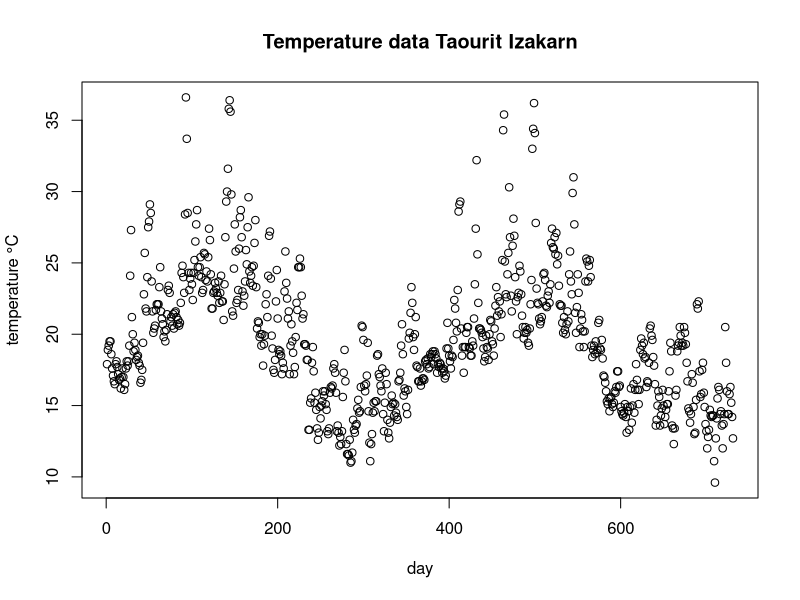

R code for this plot:
data <- read.csv("date_v_temp.csv")
y <- data$temp
x <- 1:length(y)

dev <- pdf("temp_plot.pdf", width=15, height=8)
plot(x,y,
     main="Temperature data Taourit Izakarn",
     xlab="day",
     ylab="temperature °C")
dev.off()
